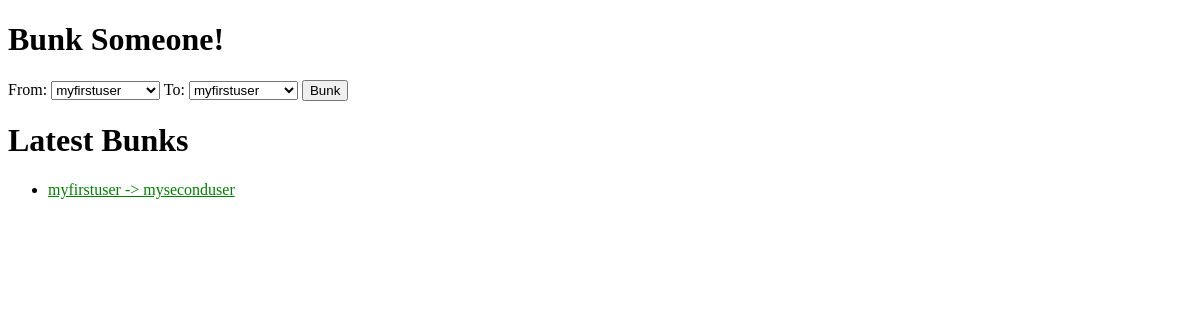
The page /jitterbunk/ on the database as committed earlier.
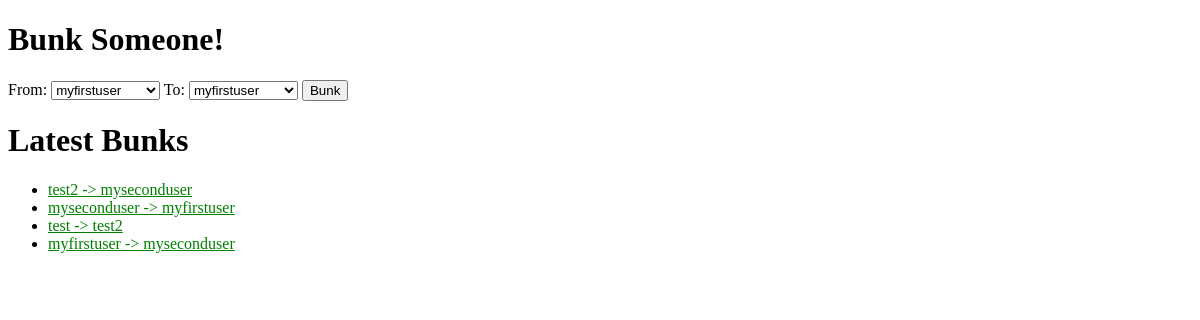
The same page on the database as committed later.
### jitterbunkapp/models.py (models this page shows, shortened)
class Bunk(models.Model):
    from_user = models.ForeignKey(User, related_name='from_user', on_delete=models.CASCADE)
    to_user = models.ForeignKey(User, related_name='to_user', on_delete=models.CASCADE)
    bunk_date = models.DateTimeField('date bunked')
    def __str__(self):
        return '{} -> {}'.format(
                self.from_user.username,
                self.to_user.username)

class User(models.Model):
    username = models.CharField(max_length=200)
    signup_date = models.DateTimeField('signup date')

### jitterbunkapp/views.py (the view)
class IndexView(generic.ListView):
    template_name = 'jitterbunkapp/index.html'
    context_object_name = 'latest_bunks'
    def get_queryset(self):
        return Bunk.objects.filter(
            bunk_date__lte=timezone.now()
        ).order_by('-bunk_date')[:10]
    def get_context_data(self, **kwargs):
        context = super(IndexView, self).get_context_data(**kwargs)
        context['user_list'] = User.objects.filter(signup_date__lte=timezone.now())
        return context

### jitterbunkapp/templates/jitterbunkapp/index.html (shortened to what this page needs)
{% extends 'base.html' %}
{% block content %}
{% if user_list %}
<h1>Bunk Someone!</h1>
<form action="{% url 'jitterbunk:create_bunk' %}" method="post">
    <label for="from_user_id">From:</label>
    <select name="from_user_id" id="from_user_id">
        {% for user in user_list %}
            <option value="{{ user.id }}">{{ user.username }}</option>
        {% endfor %}
    </select>
    <label for="to_user_id">To:</label>
    <select name="to_user_id" id="to_user_id">
        {% for user in user_list %}
            <option value="{{ user.id }}">{{ user.username }}</option>
        {% endfor %}
    </select>
    <input type="submit" value="Bunk" />
</form>
{% endif %}
{% if latest_bunks %}
<h1>Latest Bunks</h1>
<ul>
  {% for bunk in latest_bunks %}
  <li><a href="{% url 'jitterbunk:bunk' bunk.id %}">{{ bunk }}</a></li>
  {% endfor %}
</ul>
{% else %}
<p>No one has bunked or been bunked.</p>
{% endif %}
{% endblock %}

Rows that differ between the two databases and show on the page:
added Bunk: from_user+to_user "test2 -> myseconduser"
added Bunk: from_user+to_user "myseconduser -> myfirstuser"
added Bunk: from_user+to_user "test -> test2"
